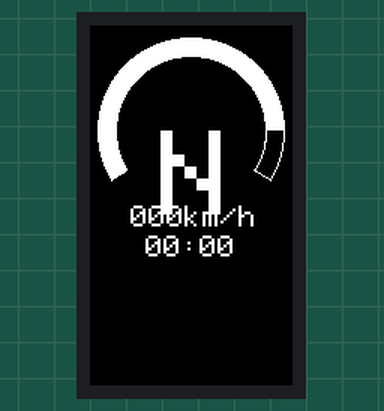
A sketch run on a simulated ESP32. Parts: 135×240 colour display. WiFi joins after 1.5 s; servers stay silent unless stated; not simulated (calls return 0 or success): wifi_config.h; what the sketch prints to the serial monitor is not drawn.

Above: at 1.8 s.

The sketch:

udp_telemetry_recv.ino
```cpp
#include <stdio.h>
#include <M5StickCPlus2.h>
#include <WiFi.h>
#include <WiFiUDP.h>
#include "udp_telemetry_recv.h"
#include "wifi_config.h"

// IP settings
const IPAddress deviceIP(192, 168, 0, 131);
const IPAddress deviceGateway(192, 168, 0, 1);
const IPAddress deviceNetmask(255, 255, 255, 0);
const IPAddress deviceDNS(192, 168, 0, 1);
const int devicePort = 20777;

WiFiUDP udp;                                         // UDP object
LGFX_Sprite sprite = LGFX_Sprite(&StickCP2.Display); // Sprite object

// Telemetry union
Telemetry currentTelemetry;
Telemetry pastTelemetry;

void setup()
{
  StickCP2.begin();                                                         // M5 initialization
  Serial.begin(115200);                                                     // Serial initialization
  sprite.createSprite(StickCP2.Display.width(), StickCP2.Display.height()); // Sprite initialization
  // Telemetry initialization
  memset(&currentTelemetry, 0, sizeof(Telemetry));
  memset(&pastTelemetry, 0, sizeof(Telemetry));
  // WiFi
  Serial.println("Connecting to WiFi network: " + String(WIFI_SSID));
  if (!WiFi.config(deviceIP, deviceGateway, deviceNetmask, deviceDNS)) // Setting IP
  {
    Serial.println("Failed to configure ip.");
  }
  WiFi.begin(WIFI_SSID, WIFI_PASSWORD); // Starting WiFi
  while (WiFi.status() != WL_CONNECTED) // Waiting WiFi connection
  {
    delay(500);
  }
  Serial.print("WiFi connected: ");
  Serial.print(WiFi.localIP());
  // UDP
  udp.begin(devicePort); // Starting UDP
}

void loop()
{
  if (int len = udp.parsePacket())
  {
    udp.read(currentTelemetry.binary, sizeof(Telemetry));
    // Serial.printf("speed:%.2fm/s,gear:%.2f,rpm:%.2f\n", currentTelemetry.speed * 3.6, currentTelemetry.gear, currentTelemetry.engine_rate * 10);
  }

  if (currentTelemetry.gear != pastTelemetry.gear)
  {
    StickCP2.Speaker.tone(4000, 50);
  }
  // RPM percent settings
  float rpmPercent = currentTelemetry.engine_rate / currentTelemetry.max_rpm;
  int rpmColor = WHITE;
  if (rpmPercent > 0.875)
  {
    rpmColor = BLUE;
  }
  float argMax = 244;
  float argEnd = 148 + argMax * rpmPercent;
  if (argEnd > 360)
  {
    argEnd -= 360;
  }
  // Time settings
  int timeSec = (int)currentTelemetry.lap_time % 60;
  int timeMin = (int)currentTelemetry.lap_time / 60;
  // Gear settings
  char strGear[2];
  memset(strGear, '\0', sizeof(strGear));
  switch ((int)currentTelemetry.gear)
  {
  case 0:
    strGear[0] = 'N';
    break;
  case 10:
    strGear[0] = 'R';
    break;
  default:
    snprintf(strGear, sizeof(strGear), "%d", (int)currentTelemetry.gear);
  }
  // Display
  sprite.fillScreen(BLACK);
  sprite.drawArc(StickCP2.Display.width() / 2, StickCP2.Display.height() / 2 - 50, 62, 50, 148, 32, WHITE);
  sprite.fillArc(StickCP2.Display.width() / 2, StickCP2.Display.height() / 2 - 50, 62, 50, 148, argEnd, rpmColor);
  sprite.setTextDatum(4);
  sprite.setFont(&fonts::Font0);
  sprite.setTextColor(rpmColor);
  sprite.setCursor(StickCP2.Display.width() / 2 - 20, StickCP2.Display.height() / 2 - 50);
  sprite.setTextSize(8);
  sprite.print(strGear);
  sprite.setFont(&fonts::Font0);
  sprite.setTextColor(WHITE);
  sprite.setCursor(StickCP2.Display.width() / 2 - 40, StickCP2.Display.height() / 2);
  sprite.setTextSize(2);
  sprite.printf("%03dkm/h", (int)(currentTelemetry.speed * 3.6));
  sprite.setCursor(StickCP2.Display.width() / 2 - 30, StickCP2.Display.height() / 2 + 20);
  sprite.setTextSize(2);
  sprite.printf("%02d:%02d", timeMin, timeSec);
  sprite.pushSprite(0, 0);
  pastTelemetry = currentTelemetry;
}
```

udp_telemetry_recv.h
```cpp
#ifndef UDP_TELEMETRY_RECV_H
#define UDP_TELEMETRY_RECV_H

typedef union
{
  uint8_t binary[264];
  struct
  {
    float total_time;
    float lap_time;
    float lap_distance;
    float total_distance;
    float position_x;
    float position_y;
    float position_z;
    float speed;
    float velocity_x;
    float velocity_y;
    float velocity_z;
    float left_dir_x;
    float left_dir_y;
    float left_dir_z;
    float forward_dir_x;
    float forward_dir_y;
    float forward_dir_z;
    float suspension_position_bl;
    float suspension_position_br;
    float suspension_position_fl;
    float suspension_position_fr;
    float suspension_velocity_bl;
    float suspension_velocity_br;
    float suspension_velocity_fl;
    float suspension_velocity_fr;
    float wheel_patch_speed_bl;
    float wheel_patch_speed_br;
    float wheel_patch_speed_fl;
    float wheel_patch_speed_fr;
    float throttle_input;
    float steering_input;
    float break_input;
    float clutch_input;
    float gear;
    float gforce_lateral;
    float gforce_longitudinal;
    float lap;
    float engine_rate;
    float native_sli_support;
    float race_position;
    float kers_level;
    float kers_level_max;
    float drs;
    float traction_control;
    float abs;
    float fuel_in_tank;
    float fuel_capacity;
    float in_pits;
    float race_sector;
    float sector_time_1;
    float sector_time_2;
    float break_temp_bl;
    float break_temp_br;
    float break_temp_fl;
    float break_temp_fr;
    float tyre_pressure_bl;
    float tyre_pressure_br;
    float tyre_pressure_fl;
    float tyre_pressure_fr;
    float laps_completed;
    float total_laps;
    float track_length;
    float last_lap_time;
    float max_rpm;
  };
} Telemetry;

#endif // UDP_TELEMETRY_RECV_H
```
